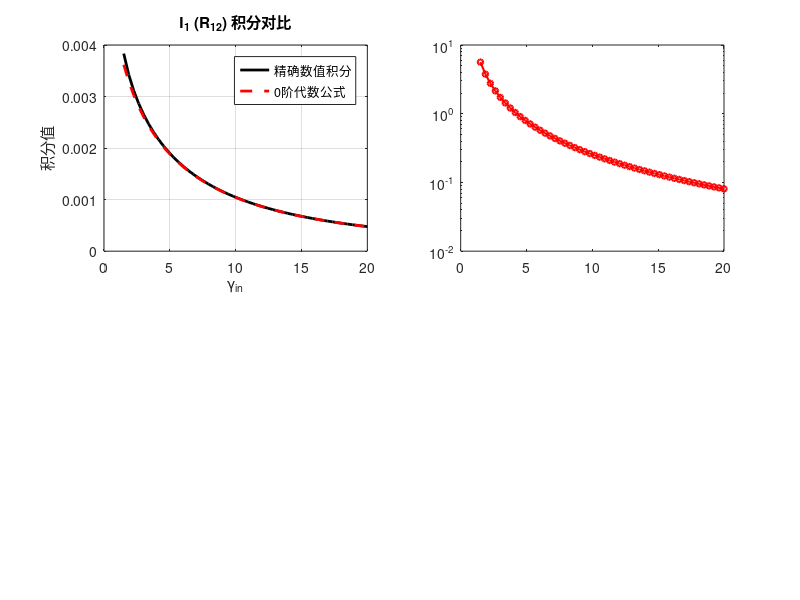

Recreate this plot in MATLAB. (Note: this script raises an error after producing the figure.)
clear; clc; close all;

% ==========================================
% 1. 物理参数定义 (Physical Parameters)
% ==========================================
L = 1.0;                % 腔体长度 (m)
phi_deg = 0;           % RF相位 (度)
Delta_gamma = 20;       % 能量增益
gamma_start = 1.5;      % 初始扫描能量
gamma_end = 20.0;       % 终止扫描能量

% 计算常数
phi = deg2rad(phi_deg);
Omega = 1 / (sqrt(8) * cos(phi));
K = sqrt(2) * cos(phi);

% ==========================================
% 2. 开始扫描计算
% ==========================================
gamma_in_list = linspace(gamma_start, gamma_end, 50);

% 预分配内存
I1_exact = zeros(size(gamma_in_list));
I1_0ord  = zeros(size(gamma_in_list));
I2_exact = zeros(size(gamma_in_list));
I2_0ord  = zeros(size(gamma_in_list));

fprintf('正在进行数值积分与 0阶解析公式 对比...\n');

for k = 1:length(gamma_in_list)
    gi = gamma_in_list(k);
    gf = gi + Delta_gamma;
    gamma_prime = (gf - gi) / L;
    
    % 入口处的总相位推进
    alpha_i = Omega * log(gf / gi);
    
    % ---------------------------------------------------
    % 1. 计算 I1 (对应 R12)
    % ---------------------------------------------------
    % [数值精确积分]
    % 注意被积函数包含 1/sqrt(g^2 - 1)
    C1 = 1 / (Omega * gamma_prime^2 * sqrt(gf));
    func_I1 = @(g) C1 .* (sqrt(g) .* sin(Omega .* log(gf ./ g))) ./ sqrt(g.^2 - 1);
    I1_exact(k) = integral(func_I1, gi, gf);
    
    % [0阶解析代数公式]
    term1_0ord = 1 / (gamma_prime^2 * (0.25 + Omega^2));
    term2_0ord = 1 - sqrt(gi/gf) * (cos(alpha_i) + (1/(2*Omega)) * sin(alpha_i));
    I1_0ord(k) = term1_0ord * term2_0ord;
    
    % ---------------------------------------------------
    % 2. 计算 I2 (对应 R22)
    % ---------------------------------------------------
    % [数值精确积分] -> 修正：C2 分母只能有一次方 gamma_prime
    C2 = 1 / (gamma_prime * gf);
    func_I2 = @(g) C2 .* (g .* (cos(Omega .* log(gf ./ g)) + K .* sin(Omega .* log(gf ./ g)))) ./ sqrt(g.^2 - 1);
    I2_exact(k) = integral(func_I2, gi, gf);
    
    % [0阶解析代数公式] -> 修正：term1_I2_0ord 分母只能有一次方 gamma_prime
    term1_I2_0ord = 1 / (gamma_prime * (1 + Omega^2));
    term2_I2_0ord = 1.5 - (gi/gf) * (1.5 * cos(alpha_i) + (K - Omega) * sin(alpha_i));
    I2_0ord(k) = term1_I2_0ord * term2_I2_0ord;
end

% 计算相对误差 (%)
err_I1 = abs(I1_0ord - I1_exact) ./ abs(I1_exact) * 100;
err_I2 = abs(I2_0ord - I2_exact) ./ abs(I2_exact) * 100;

% ==========================================
% 3. 绘图 (Visualization)
% ==========================================
figure('Color', 'w', 'Position', [100, 100, 1000, 600]);

% --- 子图 1: I1 积分值对比 ---
subplot(2, 2, 1);
plot(gamma_in_list, I1_exact, 'k-', 'LineWidth', 2); hold on;
plot(gamma_in_list, I1_0ord, 'r--', 'LineWidth', 2);
title('I_1 (R_{12}) 积分对比');
xlabel('\gamma_{in}'); ylabel('积分值');
legend('精确数值积分', '0阶代数公式', 'Location', 'best');
grid on;

% --- 子图 2: I1 相对误差 ---
subplot(2, 2, 2);
semilogy(gamma_in_list, err_I1, 'r-o', 'LineWidth', 1.5, 'MarkerSize', 4);
yline(1, 'k:', '1% 误差线');
title('I_1 (R_{12}) 相对误差 (%)');
xlabel('\gamma_{in}'); ylabel('误差 (%)');
grid on;

% --- 子图 3: I2 积分值对比 ---
subplot(2, 2, 3);
plot(gamma_in_list, I2_exact, 'k-', 'LineWidth', 2); hold on;
plot(gamma_in_list, I2_0ord, 'b--', 'LineWidth', 2);
title('I_2 (R_{22}) 积分对比');
xlabel('\gamma_{in}'); ylabel('积分值');
legend('精确数值积分', '0阶代数公式', 'Location', 'best');
grid on;

% --- 子图 4: I2 相对误差 ---
subplot(2, 2, 4);
semilogy(gamma_in_list, err_I2, 'b-s', 'LineWidth', 1.5, 'MarkerSize', 4);
yline(1, 'k:', '1% 误差线');
title('I_2 (R_{22}) 相对误差 (%)');
xlabel('\gamma_{in}'); ylabel('误差 (%)');
grid on;

% 打印关键点的误差信息
fprintf('\n在极低能端 (gamma_in = 1.5) 的表现：\n');
fprintf('  I1 (R12) 0阶公式相对误差: %.2f%%\n', err_I1(1));
fprintf('  I2 (R22) 0阶公式相对误差: %.2f%%\n', err_I2(1));

fprintf('\n在常规能端 (gamma_in = 10.0) 的表现：\n');
idx_10 = find(gamma_in_list >= 10, 1);
fprintf('  I1 (R12) 0阶公式相对误差: %.2f%%\n', err_I1(idx_10));
fprintf('  I2 (R22) 0阶公式相对误差: %.2f%%\n', err_I2(idx_10));
